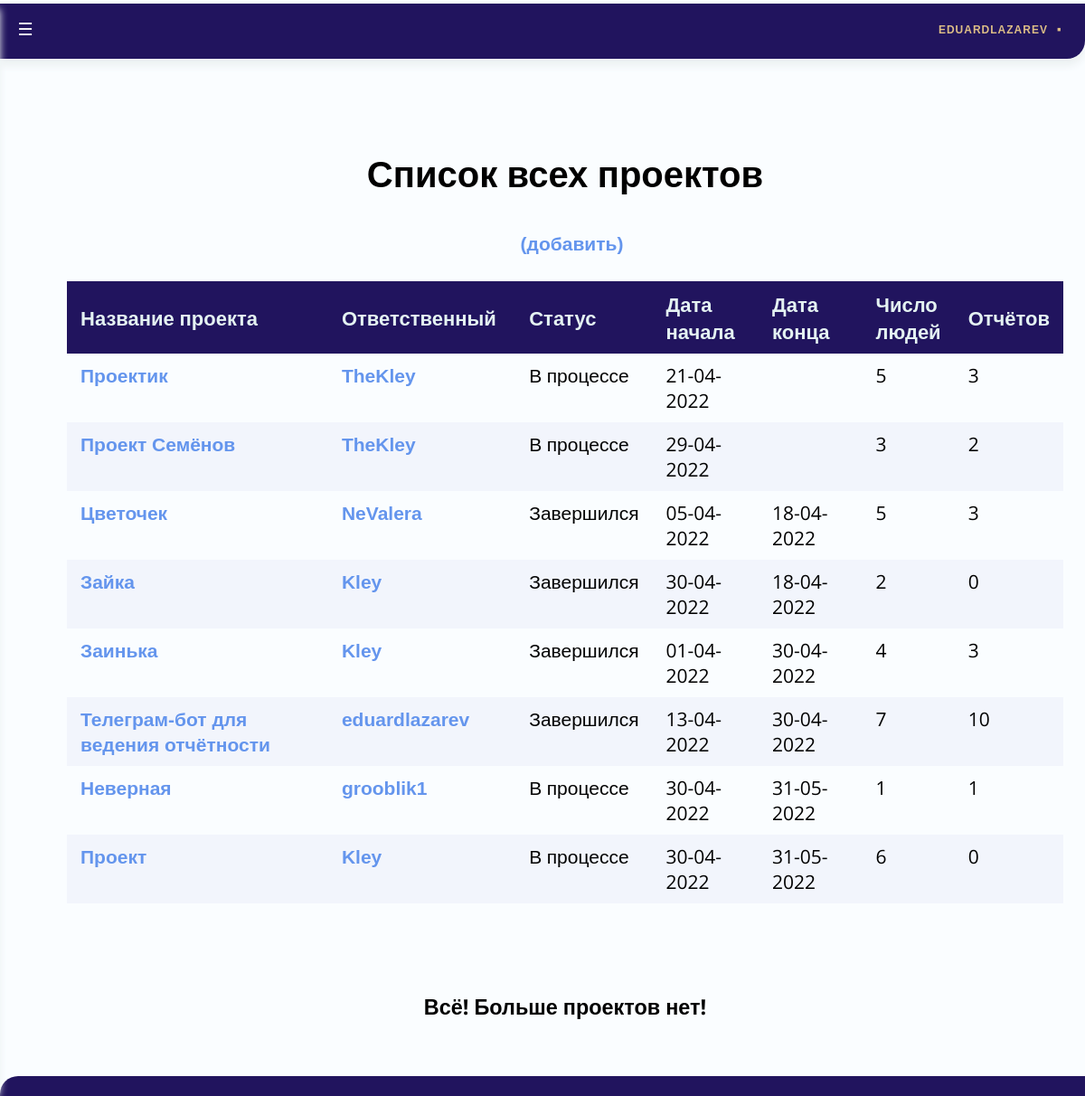
Before: /TeleBot/projects/ (signed in) with the older database file.
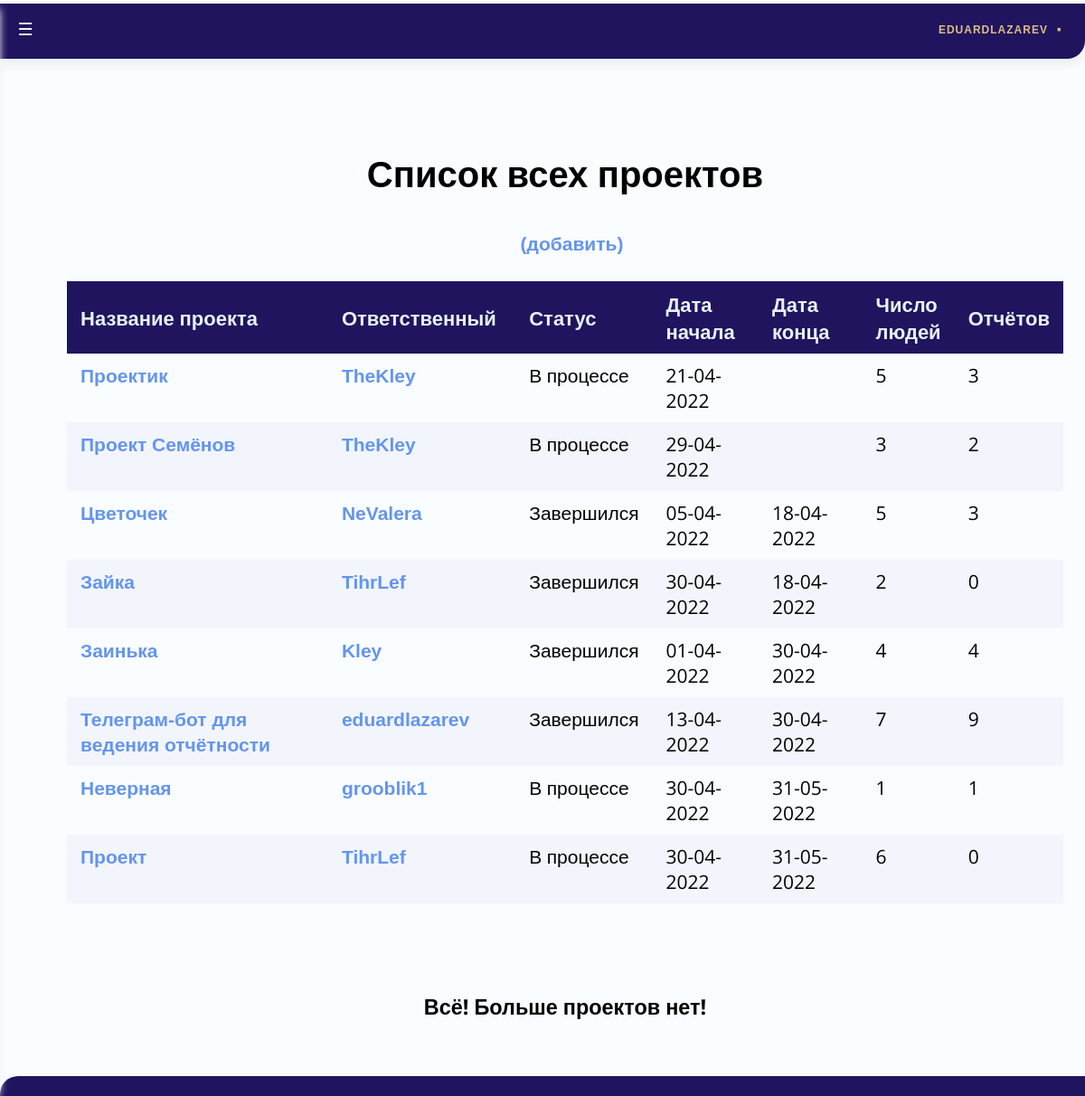
After: the same page with the newer database file.
### Projects/models.py (models this page shows, shortened)
class Project(models.Model):
	name = models.CharField(unique = True, max_length=200)
	start_date = models.DateField(default = datetime.now, null=True, blank=True)
	end_date = models.DateField(null=True, blank=True)
	users = models.ManyToManyField(User)
	responsible_user = models.ForeignKey(User, related_name="responsible", on_delete=models.SET_NULL, null=True)
	def get_absolute_url(self):
		return reverse('project-detail', args=[str(self.id)])
	def status(self):
		if not self.start_date or date.today()< self.start_date:
			return 'Не начался'
		if self.end_date is None or self.start_date <= date.today() < self.end_date:
			return 'В процессе'
		if date.today() >= self.end_date:
			return 'Завершился'

### Users/models.py (models this page shows, shortened)
class User(AbstractUser):
	personal_token = models.UUIDField(default=uuid.uuid4, help_text="Unique ID for this particular book across whole library")
	telegram_id = models.BigIntegerField(primary_key=True, unique=True)
	def __str__(self):
		return self.username
	def get_absolute_url(self):
		return reverse('user-detail', args=[str(self.telegram_id)])
	def is_verified(self):
		return (self.is_active) or (self.is_staff)

### Projects/views.py (the view)
@user_passes_test(User.is_verified)
def project_list(request):
	project_list = Project.objects.order_by("end_date", "start_date")
	return render(
		request,
		'Projects/project_list.html',
		context = {'project_list': project_list})

### TeleBot/templates/Projects/project_list.html (shortened to what this page needs)
{% extends "base_generic.html" %}
{% block head %}
{% load static %}
{% endblock %}
{% block content %}
	<br>
	<h1 align = center>Список {% if user.is_staff %}всех{% else %}ваших{% endif %} проектов</h1>
	{% if user.is_staff  %}
		<h4 align = center><big> <big>  </big></big>  <a class="mya" href = "{% url 'project-create'%}"> (добавить) </a> </h5>
	{% endif %}
    {% if project_list and user.is_staff or user.project_set.all.count %}
	<table align = center width = 85% cellspacing="0" id="myTable" class="table">
    <thead>
		<tr>
			<th width = 30% onclick="sortTable(0)" align=left>Название проекта        </th>
			<th width = 19% onclick="sortTable(1)" align=left>Ответственный</th>
			<th width = 10% onclick="sortTable(2)">Статус</th>
			<th width = 11% onclick="sortTable(3)">Дата<br>начала</th>
			<th width = 11% onclick="sortTable(4)">Дата<br>конца</th>
			<th width = 9% onclick="sortTable(5)">Число<br>людей</th>
			<th width = 9% onclick="sortTable(6)">Отчётов</th>
		</tr>
    </thead>
        <tbody>
      {% for project in project_list %}
	  {% if user.is_staff or user in project.users.all %}
      <tr>
        <td><a class="mya" href="{{ project.get_absolute_url }}">{{ project.name }}</a></td>
		<td><a class="mya" href="{{ project.responsible_user.get_absolute_url }}">{{project.responsible_user}}</a></td>
		<td align=center>{{project.status}}</td>
		<td align=center>{{project.start_date|date:'d-m-Y'}}</td>
		<td align=center>{{project.end_date|date:'d-m-Y'}}</td>
		<td align=center>{{project.users.all.count}}</td>
		<td align=center>{{project.report_set.all.count}}</td>
      </tr>
	  {% endif %}
      {% endfor %}
      </tbody>
	</table>
	<br><br>
	<h3 align = center> Всё! Больше проектов нет! </h2>
    {% else %}
	<br><br><br><br><br><br><br><br>
      <h4 align = center>Должен быть здесь в таблице. Только он пуст</h4>
    {% endif %}
{% endblock %}

Changed rows visible on the page:
changed Project "Зайка": responsible_user "Kley" → "TihrLef"
computed for Project "Заинька": report_set.all.count "3" → "4"
computed for Project "Телеграм-бот для ведения отчётности": report_set.all.count "10" → "9"
changed Project "Проект": responsible_user "Kley" → "TihrLef"
